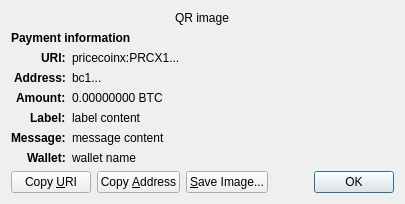
<?xml version="1.0" encoding="UTF-8"?>
<ui version="4.0">
 <class>ReceiveRequestDialog</class>
 <widget class="QDialog" name="ReceiveRequestDialog">
  <property name="geometry">
   <rect>
    <x>0</x>
    <y>0</y>
    <width>413</width>
    <height>229</height>
   </rect>
  </property>
  <property name="windowTitle">
   <string>Request payment to ...</string>
  </property>
  <layout class="QGridLayout" name="gridLayout" columnstretch="0,1">
   <property name="sizeConstraint">
    <enum>QLayout::SetFixedSize</enum>
   </property>
   <item row="0" column="0" colspan="2" alignment="Qt::AlignHCenter">
    <widget class="QRImageWidget" name="qr_code">
     <property name="text">
      <string notr="true">QR image</string>
     </property>
     <property name="textInteractionFlags">
      <set>Qt::NoTextInteraction</set>
     </property>
    </widget>
   </item>
   <item row="1" column="0" colspan="2">
    <widget class="QLabel" name="payment_header">
     <property name="font">
      <font>
       <weight>75</weight>
       <bold>true</bold>
      </font>
     </property>
     <property name="text">
      <string>Payment information</string>
     </property>
     <property name="textInteractionFlags">
      <set>Qt::NoTextInteraction</set>
     </property>
    </widget>
   </item>
   <item row="2" column="0" alignment="Qt::AlignRight|Qt::AlignTop">
    <widget class="QLabel" name="uri_tag">
     <property name="font">
      <font>
       <weight>75</weight>
       <bold>true</bold>
      </font>
     </property>
     <property name="text">
      <string notr="true">URI:</string>
     </property>
     <property name="textFormat">
      <enum>Qt::PlainText</enum>
     </property>
     <property name="textInteractionFlags">
      <set>Qt::NoTextInteraction</set>
     </property>
    </widget>
   </item>
   <item row="2" column="1" alignment="Qt::AlignTop">
    <widget class="QLabel" name="uri_content">
     <property name="text">
      <string notr="true">pricecoinx:PRCX1...</string>
     </property>
     <property name="textFormat">
      <enum>Qt::RichText</enum>
     </property>
     <property name="wordWrap">
      <bool>true</bool>
     </property>
     <property name="textInteractionFlags">
      <set>Qt::TextSelectableByMouse</set>
     </property>
    </widget>
   </item>
   <item row="3" column="0" alignment="Qt::AlignRight|Qt::AlignTop">
    <widget class="QLabel" name="address_tag">
     <property name="font">
      <font>
       <weight>75</weight>
       <bold>true</bold>
      </font>
     </property>
     <property name="text">
      <string>Address:</string>
     </property>
     <property name="textInteractionFlags">
      <set>Qt::NoTextInteraction</set>
     </property>
    </widget>
   </item>
   <item row="3" column="1" alignment="Qt::AlignTop">
    <widget class="QLabel" name="address_content">
     <property name="text">
      <string notr="true">bc1...</string>
     </property>
     <property name="textFormat">
      <enum>Qt::PlainText</enum>
     </property>
     <property name="textInteractionFlags">
      <set>Qt::TextSelectableByMouse</set>
     </property>
    </widget>
   </item>
   <item row="4" column="0" alignment="Qt::AlignRight|Qt::AlignTop">
    <widget class="QLabel" name="amount_tag">
     <property name="font">
      <font>
       <weight>75</weight>
       <bold>true</bold>
      </font>
     </property>
     <property name="text">
      <string>Amount:</string>
     </property>
     <property name="textInteractionFlags">
      <set>Qt::NoTextInteraction</set>
     </property>
    </widget>
   </item>
   <item row="4" column="1" alignment="Qt::AlignTop">
    <widget class="QLabel" name="amount_content">
     <property name="text">
      <string notr="true">0.00000000 BTC</string>
     </property>
     <property name="textFormat">
      <enum>Qt::PlainText</enum>
     </property>
     <property name="textInteractionFlags">
      <set>Qt::TextSelectableByMouse</set>
     </property>
    </widget>
   </item>
   <item row="5" column="0" alignment="Qt::AlignRight|Qt::AlignTop">
    <widget class="QLabel" name="label_tag">
     <property name="font">
      <font>
       <weight>75</weight>
       <bold>true</bold>
      </font>
     </property>
     <property name="text">
      <string>Label:</string>
     </property>
     <property name="textInteractionFlags">
      <set>Qt::NoTextInteraction</set>
     </property>
    </widget>
   </item>
   <item row="5" column="1" alignment="Qt::AlignTop">
    <widget class="QLabel" name="label_content">
     <property name="text">
      <string notr="true">label content</string>
     </property>
     <property name="textFormat">
      <enum>Qt::PlainText</enum>
     </property>
     <property name="wordWrap">
      <bool>true</bool>
     </property>
     <property name="textInteractionFlags">
      <set>Qt::TextSelectableByMouse</set>
     </property>
    </widget>
   </item>
   <item row="6" column="0" alignment="Qt::AlignRight|Qt::AlignTop">
    <widget class="QLabel" name="message_tag">
     <property name="font">
      <font>
       <weight>75</weight>
       <bold>true</bold>
      </font>
     </property>
     <property name="text">
      <string>Message:</string>
     </property>
     <property name="textInteractionFlags">
      <set>Qt::NoTextInteraction</set>
     </property>
    </widget>
   </item>
   <item row="6" column="1" alignment="Qt::AlignTop">
    <widget class="QLabel" name="message_content">
     <property name="text">
      <string notr="true">message content</string>
     </property>
     <property name="textFormat">
      <enum>Qt::PlainText</enum>
     </property>
     <property name="wordWrap">
      <bool>true</bool>
     </property>
     <property name="textInteractionFlags">
      <set>Qt::TextSelectableByMouse</set>
     </property>
    </widget>
   </item>
   <item row="7" column="0" alignment="Qt::AlignRight|Qt::AlignTop">
    <widget class="QLabel" name="wallet_tag">
     <property name="font">
      <font>
       <weight>75</weight>
       <bold>true</bold>
      </font>
     </property>
     <property name="text">
      <string>Wallet:</string>
     </property>
     <property name="textInteractionFlags">
      <set>Qt::NoTextInteraction</set>
     </property>
    </widget>
   </item>
   <item row="7" column="1" alignment="Qt::AlignTop">
    <widget class="QLabel" name="wallet_content">
     <property name="text">
      <string notr="true">wallet name</string>
     </property>
     <property name="textFormat">
      <enum>Qt::PlainText</enum>
     </property>
     <property name="wordWrap">
      <bool>true</bool>
     </property>
     <property name="textInteractionFlags">
      <set>Qt::TextSelectableByMouse</set>
     </property>
    </widget>
   </item>
   <item row="8" column="0" colspan="2">
    <layout class="QHBoxLayout" name="horizontalLayout">
     <item>
      <widget class="QPushButton" name="btnCopyURI">
       <property name="text">
        <string>Copy &amp;URI</string>
       </property>
       <property name="autoDefault">
        <bool>false</bool>
       </property>
      </widget>
     </item>
     <item>
      <widget class="QPushButton" name="btnCopyAddress">
       <property name="text">
        <string>Copy &amp;Address</string>
       </property>
       <property name="autoDefault">
        <bool>false</bool>
       </property>
      </widget>
     </item>
     <item>
      <widget class="QPushButton" name="btnSaveAs">
       <property name="text">
        <string>&amp;Save Image...</string>
       </property>
       <property name="autoDefault">
        <bool>false</bool>
       </property>
      </widget>
     </item>
     <item>
      <spacer name="horizontalSpacer_2">
       <property name="orientation">
        <enum>Qt::Horizontal</enum>
       </property>
       <property name="sizeHint" stdset="0">
        <size>
         <width>40</width>
         <height>20</height>
        </size>
       </property>
      </spacer>
     </item>
     <item>
      <widget class="QDialogButtonBox" name="buttonBox">
       <property name="focusPolicy">
        <enum>Qt::StrongFocus</enum>
       </property>
       <property name="standardButtons">
        <set>QDialogButtonBox::Ok</set>
       </property>
      </widget>
     </item>
    </layout>
   </item>
  </layout>
 </widget>
 <customwidgets>
  <customwidget>
   <class>QRImageWidget</class>
   <extends>QLabel</extends>
   <header>qt/qrimagewidget.h</header>
  </customwidget>
 </customwidgets>
 <tabstops>
  <tabstop>buttonBox</tabstop>
  <tabstop>btnCopyURI</tabstop>
  <tabstop>btnCopyAddress</tabstop>
  <tabstop>btnSaveAs</tabstop>
 </tabstops>
 <resources/>
 <connections>
  <connection>
   <sender>buttonBox</sender>
   <signal>accepted()</signal>
   <receiver>ReceiveRequestDialog</receiver>
   <slot>accept()</slot>
   <hints>
    <hint type="sourcelabel">
     <x>135</x>
     <y>230</y>
    </hint>
    <hint type="destinationlabel">
     <x>135</x>
     <y>126</y>
    </hint>
   </hints>
  </connection>
 </connections>
</ui>
